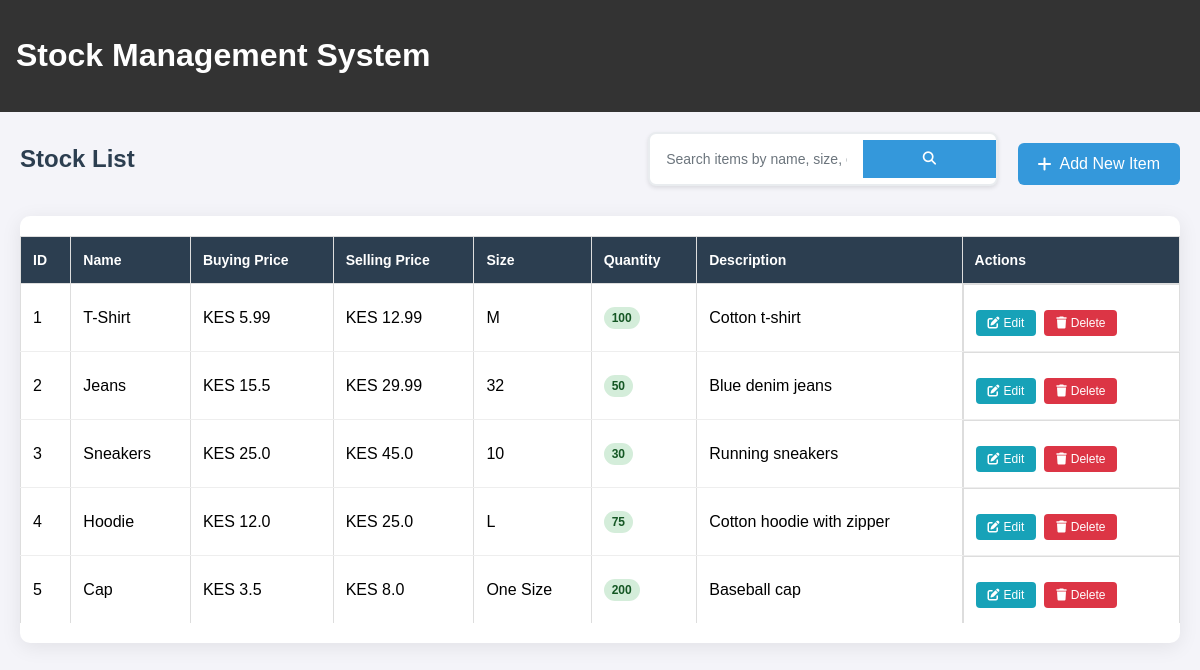
The page /admin/stock on the database its author committed.
### app.py (models this page shows)
class StockItem(db.Model):
    id = db.Column(db.Integer, primary_key=True)
    name = db.Column(db.String(100), nullable=False)
    buying_price = db.Column(db.Float, nullable=False)
    selling_price = db.Column(db.Float, nullable=False)
    size = db.Column(db.String(50))
    quantity = db.Column(db.Integer, nullable=False)
    description = db.Column(db.Text)
    sales = db.relationship('SaleItem', back_populates='stock_item')  # Added relationship

### app.py (the view)
@app.route('/admin/stock')
def stock_list():
    search_query = request.args.get('search', '').strip()
    if search_query:
        items = StockItem.query.filter(
            db.or_(
                StockItem.name.contains(search_query),
                StockItem.size.contains(search_query),
                StockItem.description.contains(search_query)
            )
        ).all()
    else:
        items = StockItem.query.all()
    return render_template('admin/stock_list.html', items=items, search_query=search_query)

### app.py (called while the page is built)
@app.before_request
def set_timezone():
    g.timezone = pytz.timezone('Africa/Nairobi')

### templates/admin/stock_list.html (shortened to what this page needs)
{% extends "base.html" %}
{% block content %}
<div class="stock-list">
    <div class="stock-header">
        <h2>Stock List</h2>
        <div class="header-actions">
            <div class="search-container">
                <form method="GET" action="{{ url_for('stock_list') }}" class="search-form">
                    <div class="search-input-group">
                        <input type="text"
                               name="search"
                               value="{{ search_query or '' }}"
                               placeholder="Search items by name, size, or description..."
                               class="search-input">
                        <button type="submit" class="search-btn">
                            <i class="fas fa-search"></i>
                        </button>
                    </div>
                </form>
            </div>
            <a href="{{ url_for('add_stock') }}" class="btn btn-primary">
                <i class="fas fa-plus"></i> Add New Item
            </a>
        </div>
    </div>
    <div class="table-container desktop-view">
        <table class="stock-table">
            <thead>
                <tr>
                    <th>ID</th>
                    <th>Name</th>
                    <th>Buying Price</th>
                    <th>Selling Price</th>
                    <th>Size</th>
                    <th>Quantity</th>
                    <th>Description</th>
                    <th>Actions</th>
                </tr>
            </thead>
            <tbody>
                {% for item in items %}
                <tr>
                    <td>{{ item.id }}</td>
                    <td>{{ item.name }}</td>
                    <td>KES {{ item.buying_price|round(2) }}</td>
                    <td>KES {{ item.selling_price|round(2) }}</td>
                    <td>{{ item.size or 'N/A' }}</td>
                    <td>
                        <span class="quantity-badge {% if item.quantity <= 5 %}low-stock{% elif item.quantity <= 10 %}medium-stock{% else %}good-stock{% endif %}">
                            {{ item.quantity }}
                        </span>
                    </td>
                    <td>{{ item.description or 'No description' }}</td>
                    <td class="actions">
                        <a href="{{ url_for('edit_stock', id=item.id) }}" class="btn btn-edit">
                            <i class="fas fa-edit"></i> Edit
                        </a>
                        <a href="{{ url_for('delete_stock', id=item.id) }}" class="btn btn-danger"
                           onclick="return confirm('Are you sure you want to delete {{ item.name }}?')">
                            <i class="fas fa-trash"></i> Delete
                        </a>
                    </td>
                </tr>
                {% endfor %}
            </tbody>
        </table>
    </div>
</div>
{% endblock %}

### static/css/style.css (style rules this page uses)
body { font-family: Arial, sans-serif; margin: 0; padding: 0; background-color: #f4f4f9; }
form { margin-top: 20px; }
input, select, button { padding: 8px; margin: 5px 0; width: 100%; box-sizing: border-box; }
button { background: #333; color: white; border: none; cursor: pointer; }
.btn { display: inline-block; padding: 10px 20px; background: #333; color: white; text-decoration: none; border-radius: 4px; border: none; cursor: pointer; }
table { width: 100%; border-collapse: collapse; margin: 20px 0; }
table th, table td { border: 1px solid #ddd; padding: 8px; text-align: left; }
table th { background-color: #f2f2f2; }
.btn { display: inline-block; padding: 10px 20px; background: #2c3e50; color: white; text-decoration: none; border-radius: 4px; margin-top: 10px; }

### templates/admin/stock_list.html (style rules this page uses)
.stock-list { padding: 20px; max-width: 1400px; margin: 0 auto; }
.stock-header { display: flex; justify-content: space-between; align-items: center; margin-bottom: 30px; flex-wrap: wrap; gap: 15px; }
.stock-header h2 { color: #2c3e50; margin: 0; }
.header-actions { display: flex; align-items: center; gap: 20px; flex-wrap: wrap; }
.search-container { position: relative; }
.search-form { margin: 0; }
.search-input-group { display: flex; align-items: center; background: white; border: 2px solid #e9ecef; border-radius: 8px; overflow: hidden; transition: all 0.3s ease; box-shadow: 0 2px 4px rgba(0, 0, 0, 0.1); }
.search-input { border: none; outline: none; padding: 12px 16px; font-size: 14px; width: 300px; background: transparent; }
.search-input::placeholder { color: #6c757d; }
.search-btn { background: #3498db; border: none; padding: 12px 16px; color: white; cursor: pointer; transition: all 0.3s ease; display: flex; align-items: center; justify-content: center; }
.btn-primary { background: #3498db; color: white; padding: 12px 20px; text-decoration: none; border-radius: 6px; display: inline-flex; align-items: center; gap: 8px; font-weight: 500; transition: all 0.3s ease; }
.table-container { background: white; border-radius: 10px; box-shadow: 0 4px 20px rgba(0, 0, 0, 0.08); overflow: hidden; }
.stock-table { width: 100%; border-collapse: collapse; }
.stock-table th { background: #2c3e50; color: white; padding: 15px 12px; text-align: left; font-weight: 600; font-size: 14px; }
.stock-table td { padding: 15px 12px; border-bottom: 1px solid #eee; vertical-align: middle; }
.stock-table tr:last-child td { border-bottom: none; }
.quantity-badge { padding: 4px 8px; border-radius: 12px; font-weight: 600; font-size: 12px; display: inline-block; }
.quantity-badge.good-stock { background: #d4edda; color: #155724; }
.actions { display: flex; gap: 8px; flex-wrap: wrap; }
.btn-edit { background: #17a2b8; color: white; padding: 6px 12px; text-decoration: none; border-radius: 4px; font-size: 12px; display: inline-flex; align-items: center; gap: 4px; transition: all 0.3s ease; }
.btn-danger { background: #dc3545; color: white; padding: 6px 12px; text-decoration: none; border-radius: 4px; font-size: 12px; display: inline-flex; align-items: center; gap: 4px; transition: all 0.3s ease; }

### rows shown on the page
StockItem: id "1", name "T-Shirt", buying_price "5.99", selling_price "12.99", size "M", quantity "100", description "Cotton t-shirt"
StockItem: id "2", name "Jeans", buying_price "15.5", selling_price "29.99", size "32", quantity "50", description "Blue denim jeans"
StockItem: id "3", name "Sneakers", buying_price "25.0", selling_price "45.0", size "10", quantity "30", description "Running sneakers"
StockItem: id "4", name "Hoodie", buying_price "12.0", selling_price "25.0", size "L", quantity "75", description "Cotton hoodie with zipper"
StockItem: id "5", name "Cap", buying_price "3.5", selling_price "8.0", size "One Size", quantity "200", description "Baseball cap"
